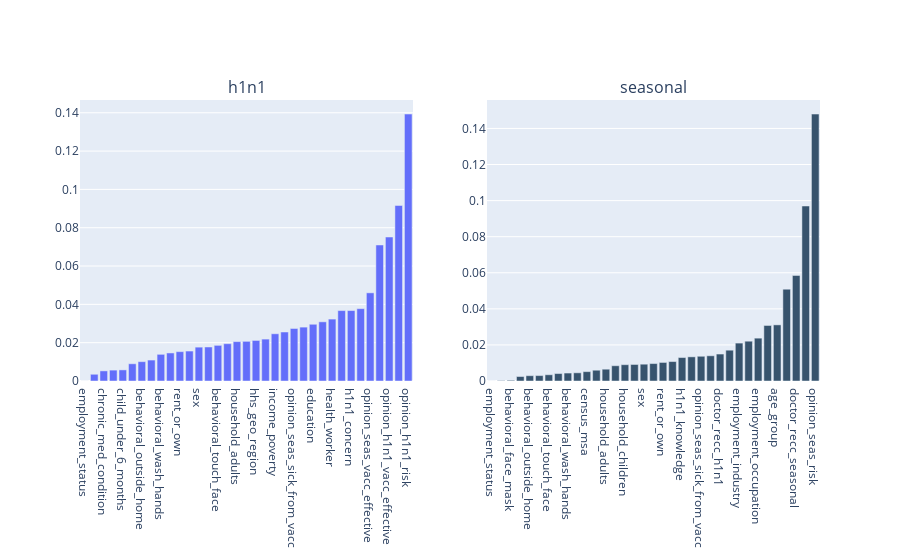

This figure's notebook cell:
### Markdown cell above
#### Plot

### Code cell
fig = make_subplots(rows=1, cols=2,
                    subplot_titles=("h1n1", "seasonal"))

df_relieff.sort_values('h1n1_vaccine', inplace=True)
fig.add_trace(
    go.Bar(y=df_relieff['h1n1_vaccine'], x=df_relieff.index, name='h1n1'),
    row=1, col=1
)

df_relieff.sort_values('seasonal_vaccine', inplace=True)
fig.add_trace(
    go.Bar(y=df_relieff['seasonal_vaccine'], x=df_relieff.index, name='seasonal', marker_color='rgb(55, 83, 109)'),
    row=1, col=2
)

fig.update_layout(showlegend=False)
fig.show()

### Figure 1 — Plotly figure (JSON) as saved in the notebook; plotly's stock layout.template omitted (floating-point values rounded to 4 significant figures)
{"data": [{"name": "h1n1", "type": "bar", "x": ["employment_status", "behavioral_face_mask", "chronic_med_condition", "behavioral_antiviral_meds", "child_under_6_months", "behavioral_large_gatherings", "behavioral_outside_home", "race", "behavioral_wash_hands", "doctor_recc_seasonal", "rent_or_own", "health_insurance", "sex", "household_children", "behavioral_touch_face", "behavioral_avoidance", "household_adults", "census_msa", "hhs_geo_region", "employment_industry", "income_poverty", "marital_status", "opinion_seas_sick_from_vacc", "h1n1_knowledge", "education", "employment_occupation", "health_worker", "opinion_h1n1_sick_from_vacc", "h1n1_concern", "age_group", "opinion_seas_vacc_effective", "doctor_recc_h1n1", "opinion_h1n1_vacc_effective", "opinion_seas_risk", "opinion_h1n1_risk"], "xaxis": "x", "y": [0, 0.003511, 0.005282, 0.005678, 0.005795, 0.008995, 0.01009, 0.01093, 0.01392, 0.01463, 0.01532, 0.01564, 0.01767, 0.01775, 0.0186, 0.01947, 0.02055, 0.0207, 0.02117, 0.02187, 0.02465, 0.02557, 0.02741, 0.02812, 0.02961, 0.03089, 0.03231, 0.03676, 0.03676, 0.03776, 0.04602, 0.07099, 0.07516, 0.09161, 0.1393], "yaxis": "y"}, {"marker": {"color": "rgb(55, 83, 109)"}, "name": "seasonal", "type": "bar", "x": ["employment_status", "child_under_6_months", "behavioral_face_mask", "behavioral_antiviral_meds", "behavioral_outside_home", "behavioral_large_gatherings", "behavioral_touch_face", "hhs_geo_region", "behavioral_wash_hands", "behavioral_avoidance", "census_msa", "chronic_med_condition", "household_adults", "marital_status", "household_children", "race", "sex", "opinion_h1n1_sick_from_vacc", "rent_or_own", "income_poverty", "h1n1_knowledge", "education", "opinion_seas_sick_from_vacc", "health_insurance", "doctor_recc_h1n1", "h1n1_concern", "employment_industry", "health_worker", "employment_occupation", "opinion_h1n1_vacc_effective", "age_group", "opinion_h1n1_risk", "doctor_recc_seasonal", "opinion_seas_vacc_effective", "opinion_seas_risk"], "xaxis": "x2", "y": [0, 0.0002097, 0.0003961, 0.002486, 0.002936, 0.003006, 0.003457, 0.004132, 0.004412, 0.004544, 0.005189, 0.005981, 0.00654, 0.008459, 0.009034, 0.009166, 0.009321, 0.009663, 0.01028, 0.01077, 0.013, 0.01339, 0.01371, 0.01397, 0.01494, 0.01708, 0.02102, 0.02206, 0.02375, 0.03078, 0.03112, 0.05091, 0.05852, 0.097, 0.148], "yaxis": "y2"}], "layout": {"annotations": [{"font": {"size": 16}, "showarrow": false, "text": "h1n1", "x": 0.225, "xanchor": "center", "xref": "paper", "y": 1, "yanchor": "bottom", "yref": "paper"}, {"font": {"size": 16}, "showarrow": false, "text": "seasonal", "x": 0.775, "xanchor": "center", "xref": "paper", "y": 1, "yanchor": "bottom", "yref": "paper"}], "showlegend": false, "xaxis": {"anchor": "y", "domain": [0, 0.45]}, "xaxis2": {"anchor": "y2", "domain": [0.55, 1]}, "yaxis": {"anchor": "x", "domain": [0, 1]}, "yaxis2": {"anchor": "x2", "domain": [0, 1]}}}
